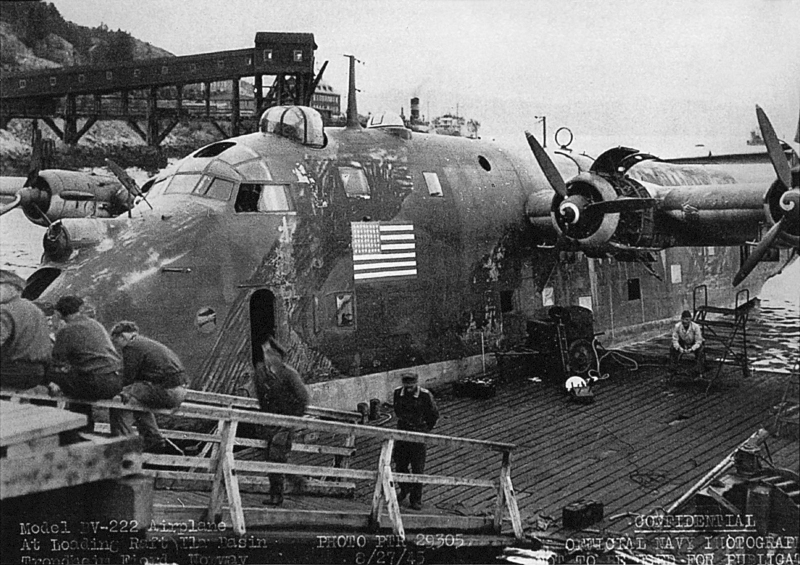
#> input picture assets/plates/trondheim.jpg, 1600 x 1130 px (shown at 1/2 size)
$ python make-cover.py
#> lines starting #> are read from the running program, lines starting #| are printed output that depends on the picture
"""Cover for itch.io (630 x 500): title type, the US Navy's photograph of the captured BV 222 at Trondheim,
1945 (public domain), and a strip of the Naval Staff's war diary of 16 July 1942.
Run from the repository root:  python itch/make-cover.py
"""
from pathlib import Path
from PIL import Image, ImageDraw, ImageFont, ImageOps

ROOT = Path(__file__).resolve().parent.parent
OUT = ROOT / "itch" / "cover-630x500.png"
W, H = 630, 500
PAPER, INK, RED, GREY = (238, 235, 227), (31, 31, 28), (122, 43, 31), (93, 91, 85)


def font(names, size):
    for n in names:
        try:
            return ImageFont.truetype(n, size)
        except OSError:
            continue
    return ImageFont.load_default()


SERIF = ["C:/Windows/Fonts/pala.ttf", "C:/Windows/Fonts/georgia.ttf"]
SERIF_B = ["C:/Windows/Fonts/palab.ttf", "C:/Windows/Fonts/georgiab.ttf"]
SERIF_I = ["C:/Windows/Fonts/palai.ttf", "C:/Windows/Fonts/georgiai.ttf"]
MONO = ["C:/Windows/Fonts/consola.ttf", "C:/Windows/Fonts/cour.ttf"]


def main():
    im = Image.new("RGB", (W, H), PAPER)
    d = ImageDraw.Draw(im)
    # the flying boat (crop away the caption strip at the foot of the print)
    ph = Image.open(ROOT / "assets" / "plates" / "trondheim.jpg").convert("L")
    ph = ph.crop((0, 0, ph.width, int(ph.height * 0.86)))
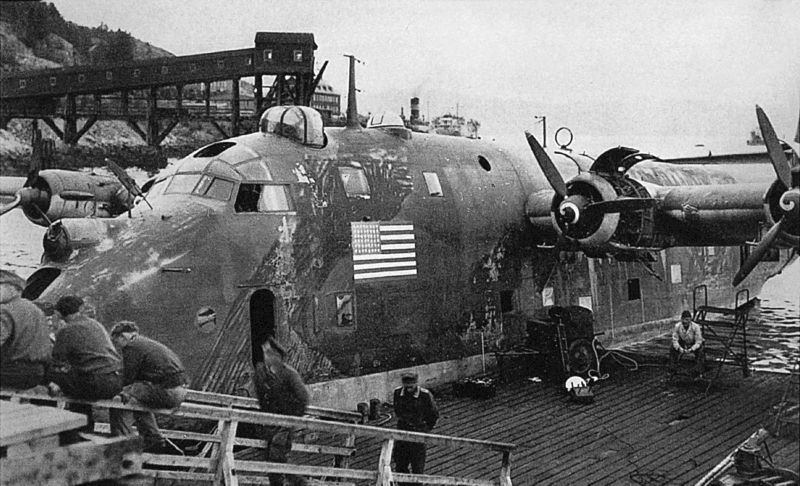
#> ph: PIL image 1600x971 L (shown at 1/2 size); min 0, max 255, mean 111.6
    ph = ImageOps.autocontrast(ImageOps.fit(ph, (300, 250), centering=(0.55, 0.5)), cutoff=1)
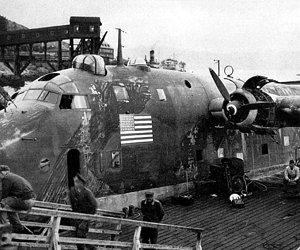
#> ph: PIL image 300x250 L; min 0, max 255, mean 112.9
    im.paste(Image.merge("RGB", (ph, ph, ph)), (W - 326, 104))
    d.rectangle([W - 326, 104, W - 27, 353], outline=INK)
    d.text((W - 176, 366), "A BV 222 in US Navy hands, Trondheim, 1945", font=font(SERIF_I, 12), fill=GREY, anchor="mm")
    # the file: the entry of 16 July 1942 as a strip
    strip = Image.open(ROOT / "assets" / "file" / "k224-request.jpg").convert("L")
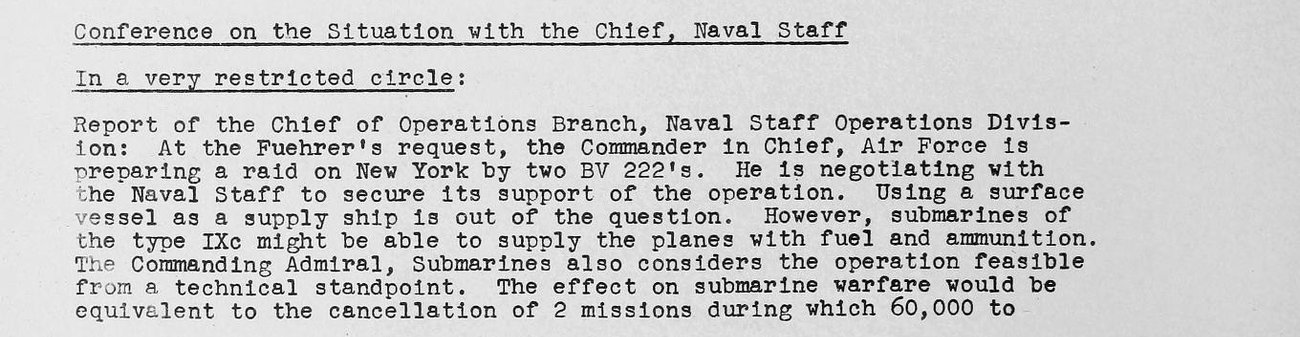
#> input picture assets/file/k224-request.jpg, 1300 x 337 px
#> strip is the input picture: PIL image 1300x337 L; min 0, max 255, mean 202.7
    strip = strip.crop((int(strip.width * 0.06), int(strip.height * 0.30), int(strip.width * 0.97), int(strip.height * 0.62)))
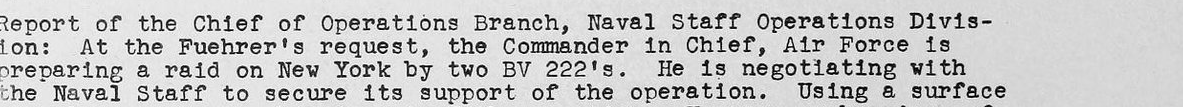
#> strip: PIL image 1183x107 L; min 0, max 255, mean 197.3
    strip = strip.resize((W, round(W * strip.height / strip.width)))
#> strip: PIL image 630x57 L
    strip = ImageOps.autocontrast(strip).point(lambda v: 150 + v * 105 // 255)
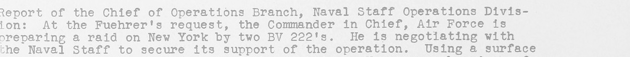
#> strip: PIL image 630x57 L; min 150, max 255, mean 230.4
    sh = min(strip.height, 72)
#> sh = 57
    im.paste(Image.merge("RGB", (strip, strip, strip)).crop((0, 0, W, sh)), (0, H - sh - 40))
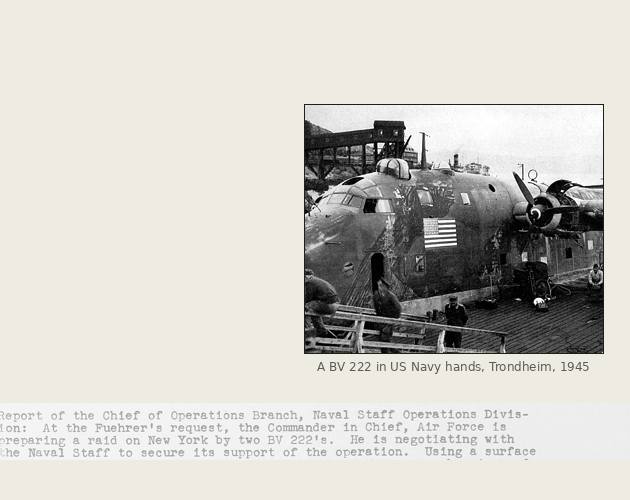
#> im: PIL image 630x500 RGB; mean R, G, B 206.7, 204.8, 199.6
    d.rectangle([0, 0, W, 6], fill=RED)
    d.text((28, 40), "TWO FLYING", font=font(SERIF_B, 38), fill=INK)
    d.text((28, 84), "BOATS, 1942", font=font(SERIF_B, 38), fill=RED)
#> the loop in font, `for n in names:` made 1 pass
#> n on pass 1: 'C:/Windows/Fonts/palab.ttf'
    d.text((28, 146), "A hypothetical study from", font=font(SERIF_I, 18), fill=INK)
#> the loop in font, `for n in names:` made 1 pass
    d.text((28, 170), "the German Naval Staff's", font=font(SERIF_I, 18), fill=INK)
    d.text((28, 194), "own war diary", font=font(SERIF_I, 18), fill=INK)
    d.text((28, 240), "A raid on New York,", font=font(SERIF, 17), fill=GREY)
    d.text((28, 262), "U-boats as tankers.", font=font(SERIF, 17), fill=GREY)
#> the loop in font, `for n in names:` made 1 pass
    d.text((28, 296), "Read the dossier,", font=font(SERIF, 17), fill=GREY)
    d.text((28, 318), "or take the staff's seat.", font=font(SERIF, 17), fill=GREY)
    d.rectangle([0, H - 40, W, H], fill=INK)
    d.text((W / 2, H - 20), "\u201cAt the Fuehrer's request \u2026\u201d  Naval Staff war diary, 16 July 1942",
           font=font(MONO, 14), fill=PAPER, anchor="mm")
    im.save(OUT)
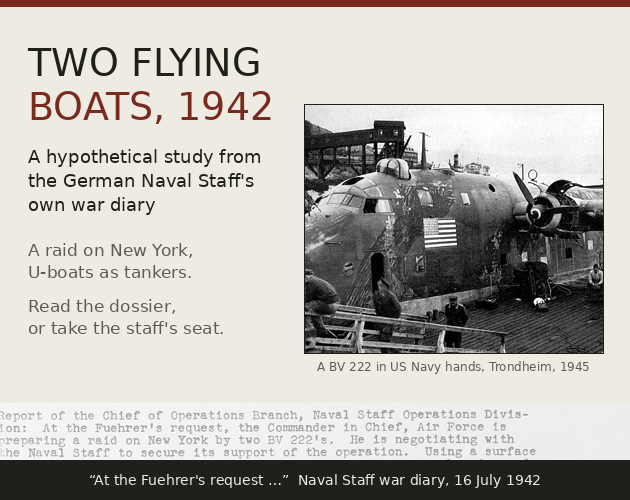
#> saved as cover-630x500.png: PIL image 630x500 RGB; mean R, G, B 184.8, 181.6, 176.8
    print(OUT.name, im.size)
#| cover-630x500.png (630, 500)


if __name__ == "__main__":
    main()
